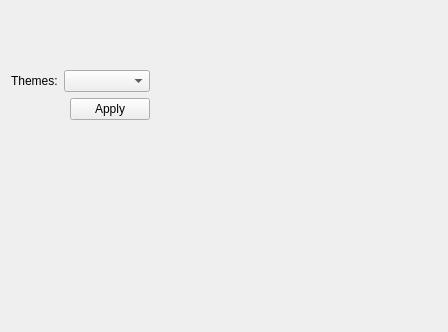
<?xml version="1.0" encoding="UTF-8"?>
<ui version="4.0">
 <class>OptionsWidget</class>
 <widget class="QWidget" name="OptionsWidget">
  <property name="geometry">
   <rect>
    <x>0</x>
    <y>0</y>
    <width>448</width>
    <height>332</height>
   </rect>
  </property>
  <property name="windowTitle">
   <string>Form</string>
  </property>
  <layout class="QGridLayout" name="gridLayout">
   <item row="3" column="3">
    <spacer name="horizontalSpacer">
     <property name="orientation">
      <enum>Qt::Horizontal</enum>
     </property>
     <property name="sizeHint" stdset="0">
      <size>
       <width>40</width>
       <height>20</height>
      </size>
     </property>
    </spacer>
   </item>
   <item row="3" column="2">
    <widget class="QPushButton" name="applyPrefsPushButton">
     <property name="text">
      <string>Apply</string>
     </property>
    </widget>
   </item>
   <item row="5" column="2">
    <spacer name="verticalSpacer">
     <property name="orientation">
      <enum>Qt::Vertical</enum>
     </property>
     <property name="sizeHint" stdset="0">
      <size>
       <width>20</width>
       <height>40</height>
      </size>
     </property>
    </spacer>
   </item>
   <item row="0" column="0" colspan="3">
    <widget class="QLabel" name="label_2">
     <property name="font">
      <font>
       <pointsize>22</pointsize>
       <bold>true</bold>
      </font>
     </property>
     <property name="text">
      <string/>
     </property>
    </widget>
   </item>
   <item row="1" column="0">
    <widget class="QLabel" name="label_3">
     <property name="text">
      <string/>
     </property>
    </widget>
   </item>
   <item row="2" column="0">
    <widget class="QLabel" name="label">
     <property name="text">
      <string>Themes:</string>
     </property>
    </widget>
   </item>
   <item row="2" column="1" colspan="2">
    <widget class="QComboBox" name="themesComboBox"/>
   </item>
  </layout>
 </widget>
 <resources/>
 <connections/>
</ui>
